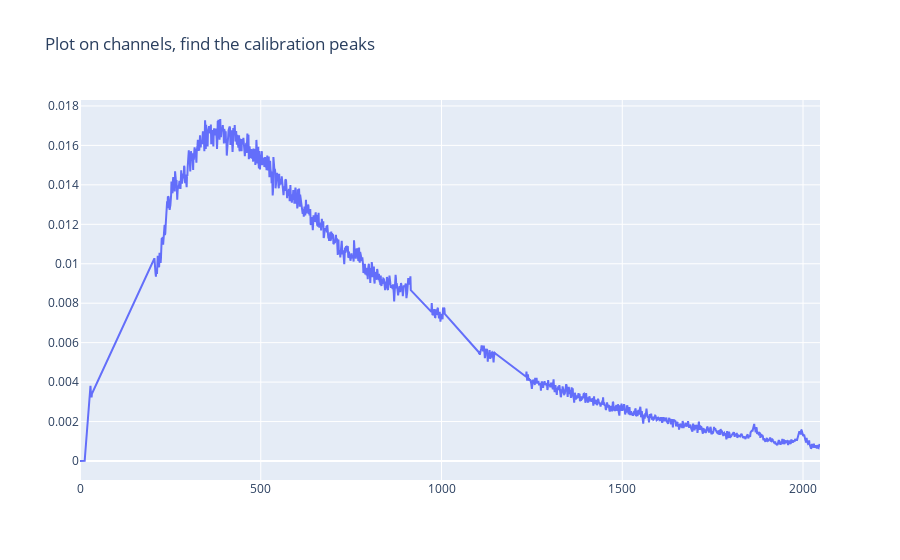

The cell this chart's notebook holds for it:
### Code cell
bg = remove_bg_linear(bg, plot=True)

### Figure 1 — Plotly figure (JSON) as saved in the notebook; plotly's stock layout.template omitted (floating-point values rounded to 4 significant figures; data arrays with more than 128 entries replaced by an {"elided": "..."} marker saying what was removed)
{"data": [{"mode": "lines", "name": "GaAs_30kV", "type": "scatter", "x": {"elided": "2048 int values"}, "y": {"elided": "2048 float values"}}], "layout": {"title": {"text": "Plot on channels, find the calibration peaks"}}}
